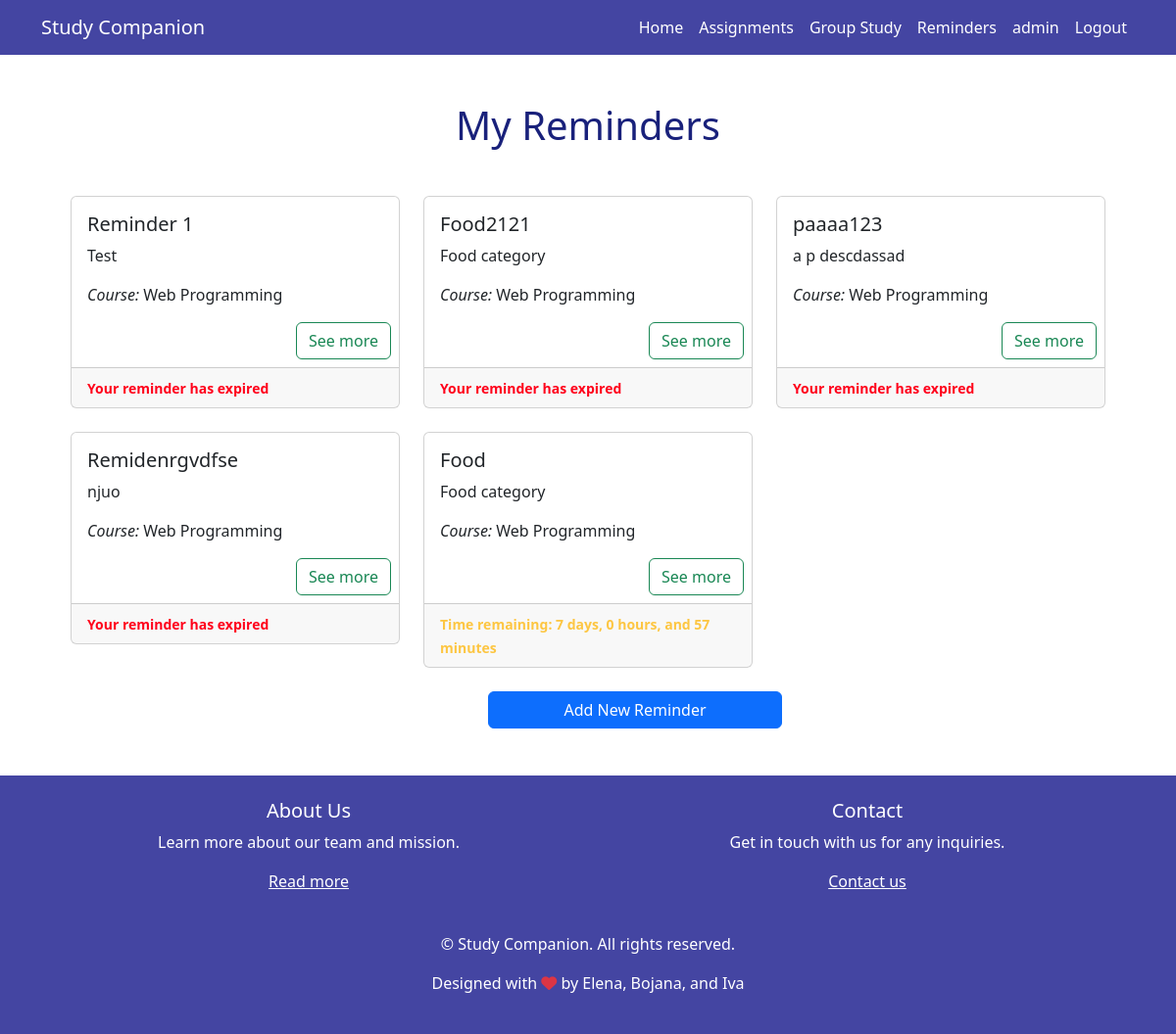
The page /reminders/ (signed in) on the database its author committed.
### app/models.py (models this page shows, shortened)
class CustomUser(AbstractUser):
    name = models.CharField(max_length=100)
    surname = models.CharField(max_length=100)
    objects = CustomUserManager()

class Reminder(models.Model):
    name = models.CharField(max_length=200)
    description = models.CharField(max_length=500)
    course = models.ForeignKey(Course, on_delete=models.CASCADE)
    deadline = models.DateTimeField(default=datetime.now() + timedelta(days=7))
    @property
    def time_remaining(self):
        now = timezone.now()
        remaining = self.deadline - now
        if remaining.total_seconds() <= 0:
            return "Reminder Expired"
        else:
            days = remaining.days
            hours, seconds = divmod(remaining.seconds, 3600)
            minutes, _ = divmod(seconds, 60)
            if days == 0:
                if hours == 0:
                    return f"{minutes} minutes"
                else:
                    return f"{hours} hours and {minutes} minutes"
            else:
                return f"{days} days, {hours} hours, and {minutes} minutes"
        time_remaining_text = property(time_remaining)

class Course(models.Model):
    name = models.CharField(max_length=100)
    def __str__(self):
        return f"{self.name}"

### app/views.py (the view)
# urls.py: path('reminders/', views.reminders_all, name='reminders'),
def reminders_all(request):
    reminders = Reminder.objects.all()
    return render(request, 'reminders.html', {'reminders': reminders})

### templates/reminders.html
{% extends "base.html" %}
{% block content %}
    {% if user.is_authenticated %}
        <div class="text-center my-5">
            <h1 class="primary-text"> My Reminders </h1>
        </div>
        <div class="mx-5 px-4">
            <div class="row">
                {% for reminder in reminders %}
                    <div class="col-md-4 mb-4">
                        <div class="card">
                            <div class="card-body">
                                <h5 class="card-title">{{ reminder.name }}</h5>
                                <p class="card-text">{{ reminder.description }}</p>
                                <p class="card-text"><i>Course:</i> {{ reminder.course }}</p>
                            </div>
                            <div class="text-right ml-auto">
                                <a href="{% url 'reminder_details' name=reminder.name %}?source=reminders"
                                   class="btn btn-outline-success mb-2 mr-2">See more</a>
                            </div>
                            <div class="card-footer">
                                {% if reminder.time_remaining == "Reminder Expired" %}
                                    <small class="card-text" style="color: #ff001b"><b>Your reminder has
                                        expired</b></small>
                                {% else %}
                                    <small class="card-text" style="color: #FDC642"><b>Time
                                        remaining: {{ reminder.time_remaining }}</b></small>
                                {% endif %}
                            </div>
                        </div>
                    </div>
                {% endfor %}
            </div>
        </div>
        <div class="row text-center mx-auto" style="max-width: 300px">
            <a href="{% url 'add_reminder' %}" class="btn btn-primary mx-5 px-4">Add New Reminder</a>
        </div>
    {% else %}
        {% include "unauthenticated_message.html" %}
    {% endif %}
{% endblock %}

### templates/base.html (shortened to what this page needs)
<!DOCTYPE html>
<html>
<head>
    <link rel="stylesheet" href="https://stackpath.bootstrapcdn.com/bootstrap/4.5.2/css/bootstrap.min.css">
    <link rel="stylesheet" href="https://cdnjs.cloudflare.com/ajax/libs/font-awesome/6.0.0-beta3/css/all.min.css">
    <link rel="stylesheet" href="https://cdn.jsdelivr.net/npm/bootstrap@5.3.0-alpha1/dist/css/bootstrap.min.css">
    <link rel="stylesheet" href="https://cdn.jsdelivr.net/npm/flatpickr@4.6.9/dist/flatpickr.min.css">
</head>
</head>
<body>
<nav class="navbar navbar-expand-lg navcolor text-white">
    <div class="container">
        <a class="navbar-brand text-white" href="/">Study Companion</a>
        <div class="collapse navbar-collapse" id="navbarNav">
            <ul class="navbar-nav ml-auto">
                <li class="nav-item">
                    <a class="nav-link" href="/">Home</a>
                </li>
                {% if user.is_authenticated %}
                    <li class="nav-item">
                        <a class="nav-link" href="/assignments/">Assignments</a>
                    </li>
                    <li class="nav-item">
                        <a class="nav-link" href="/group_study/">Group Study</a>
                    </li>
                    <li class="nav-item">
                        <a class="nav-link" href="/reminders/">Reminders</a>
                    </li>
                    <li class="nav-item">
                        <a class="nav-link" href="/admin/">{{ user.username }}</a>
                    </li>
                    <li class="nav-item">
                        <a class="nav-link" href="/logout/">Logout</a>
                    </li>
                {% endif %}
            </ul>
        </div>
    </div>
</nav>
<div class="mt-4">
    {% block content %}
    {% endblock %}
</div>
<footer class="navcolor text-white py-4 mt-5">
    {% if user.is_authenticated  %}
    <div class="container text-center">
        <div class="row d-flex justify-content-center">
            <div class="col-md-6">
                <h5>About Us</h5>
                <p>Learn more about our team and mission.</p>
                <ul class="list-unstyled">
                    <li>
                        <a href="/about/" class="text-white">Read more</a>
                    </li>
                </ul>
            </div>
            <div class="col-md-6">
                <h5>Contact</h5>
                <p>Get in touch with us for any inquiries.</p>
                <ul class="list-unstyled">
                    <li>
                        <a href="/contact/" class="text-white">Contact us</a>
                    </li>
                </ul>
            </div>
        </div>
    </div>
    <div class="container mt-4 text-center">
        <p>&copy; {{ year }} Study Companion. All rights reserved.</p>
        <p>Designed with <i class="fas fa-heart text-danger"></i> by Elena, Bojana, and Iva</p>
    </div>
    {% else %}
        <div class="container mt-4 text-center">
            <p>&copy; {{ year }} Study Companion. All rights reserved.</p>
            <p>Designed with <i class="fas fa-heart text-danger"></i> by Elena, Bojana, and Iva</p>
        </div>
    {% endif %}
</footer>
</body>
</html>

### templates/base.html (style rules this page uses)
.navcolor { background-color: #4445a2; }
.navbar .nav-link { color: white; }
.primary-text { color: #19217BFF; }

### rows shown on the page
CustomUser: username "admin"
Reminder: name "Reminder 1", description "Test", course "Web Programming", shows "Your reminder has expired"
Reminder: name "Food2121", description "Food category", course "Web Programming", shows "Your reminder has expired"
Reminder: name "paaaa123", description "a p descdassad", course "Web Programming", shows "Your reminder has expired"
Reminder: name "Remidenrgvdfse", description "njuo", course "Web Programming", shows "Your reminder has expired"
Reminder: name "Food", description "Food category", course "Web Programming", time_remaining "7 days, 0 hours, and 57 minutes"
